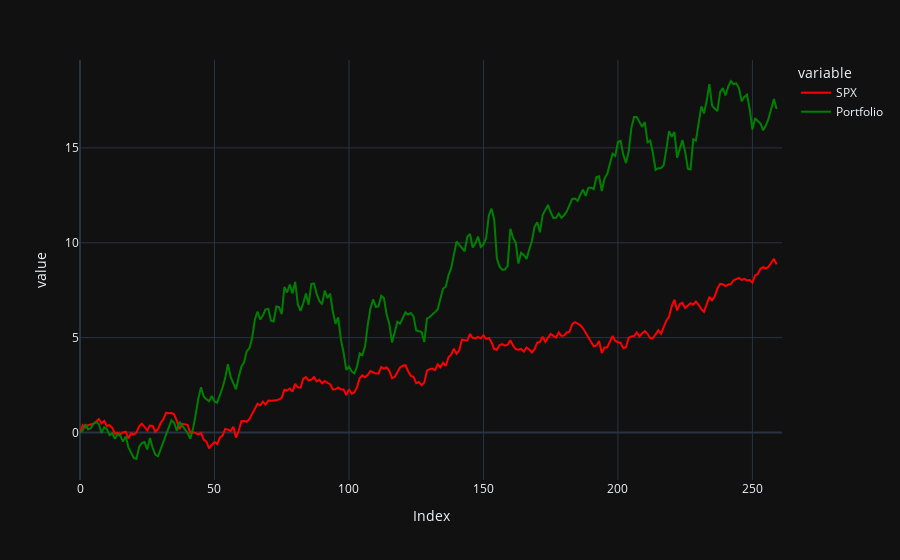

Write notebook code for a chart like this one.
### Code cell
AnnualizedDf=final[["Date","SPX","Money"]]
AnnualizedDf['Date'] = pd.to_datetime(AnnualizedDf['Date'])
AnnualizedDf['Year'] = AnnualizedDf['Date'].dt.year



YearList=AnnualizedDf["Year"].unique()
SPXAnnualized=pd.DataFrame(columns=YearList)
StratAnnualized=pd.DataFrame(columns=YearList)



for year in YearList:
  compteurPerYear=0
  for i in AnnualizedDf.index:
    if AnnualizedDf.loc[i,"Year"]==year:
      if compteurPerYear==0:
        SPXAnnualized.loc[compteurPerYear,year]=AnnualizedDf.loc[i,"SPX"]
        StratAnnualized.loc[compteurPerYear,year]=AnnualizedDf.loc[i,"Money"]
      else :
        SPXAnnualized.loc[compteurPerYear,year]=AnnualizedDf.loc[i,"SPX"]/SPXAnnualized.loc[0,year]*100-100
        StratAnnualized.loc[compteurPerYear,year]=AnnualizedDf.loc[i,"Money"]/StratAnnualized.loc[0,year]*100-100
      compteurPerYear+=1

for year in YearList:
  SPXAnnualized.loc[0,year]=SPXAnnualized.loc[0,year]/SPXAnnualized.loc[0,year]*100-100
  StratAnnualized.loc[0,year]=StratAnnualized.loc[0,year]/StratAnnualized.loc[0,year]*100-100



SPXAvg=[]
StratAvg=[]
for i in SPXAnnualized.index:
  sumSPX=0
  sumStrat=0
  for year in SPXAnnualized.columns:
    sumSPX+=SPXAnnualized.loc[i,year]
    sumStrat+=StratAnnualized.loc[i,year]
  SPXAvg.append(sumSPX/len(YearList))
  StratAvg.append(sumStrat/len(YearList))

SPXAnnualized=SPXAnnualized.drop(columns=[2024,2002]) #too much nan
StratAnnualized=StratAnnualized.drop(columns=[2024,2002])

SPXAvg=[]
StratAVG=[]

for i in SPXAnnualized.index:
  sumSPX=0
  sumStrat=0
  for year in SPXAnnualized.columns:
    sumSPX+=SPXAnnualized.loc[i,year]
    sumStrat+=StratAnnualized.loc[i,year]
  SPXAvg.append(sumSPX/len(YearList))
  StratAVG.append(sumStrat/len(YearList))

dff = pd.DataFrame({"Index": (range(len(SPXAvg))),"Portfolio": StratAVG,"SPX": SPXAvg})


fig = px.line(dff, x="Index", y=["SPX","Portfolio"], color_discrete_map={"SPX": "red","Portfolio": "green"})
fig.show()

### Figure 1 — Plotly figure (JSON) as saved in the notebook; plotly's stock layout.template omitted (floating-point values rounded to 4 significant figures; data arrays with more than 128 entries replaced by an {"elided": "..."} marker saying what was removed)
{"data": [{"hovertemplate": "variable=SPX<br>Index=%{x}<br>value=%{y}<extra></extra>", "legendgroup": "SPX", "line": {"color": "red", "dash": "solid"}, "marker": {"symbol": "circle"}, "mode": "lines", "name": "SPX", "orientation": "v", "showlegend": true, "x": {"elided": "262 int values"}, "xaxis": "x", "y": {"elided": "262 float values"}, "yaxis": "y", "type": "scatter"}, {"hovertemplate": "variable=Portfolio<br>Index=%{x}<br>value=%{y}<extra></extra>", "legendgroup": "Portfolio", "line": {"color": "green", "dash": "solid"}, "marker": {"symbol": "circle"}, "mode": "lines", "name": "Portfolio", "orientation": "v", "showlegend": true, "x": {"elided": "262 int values"}, "xaxis": "x", "y": {"elided": "262 float values"}, "yaxis": "y", "type": "scatter"}], "layout": {"xaxis": {"anchor": "y", "domain": [0.0, 1.0], "title": {"text": "Index"}}, "yaxis": {"anchor": "x", "domain": [0.0, 1.0], "title": {"text": "value"}}, "legend": {"title": {"text": "variable"}, "tracegroupgap": 0}, "margin": {"t": 60}}}
